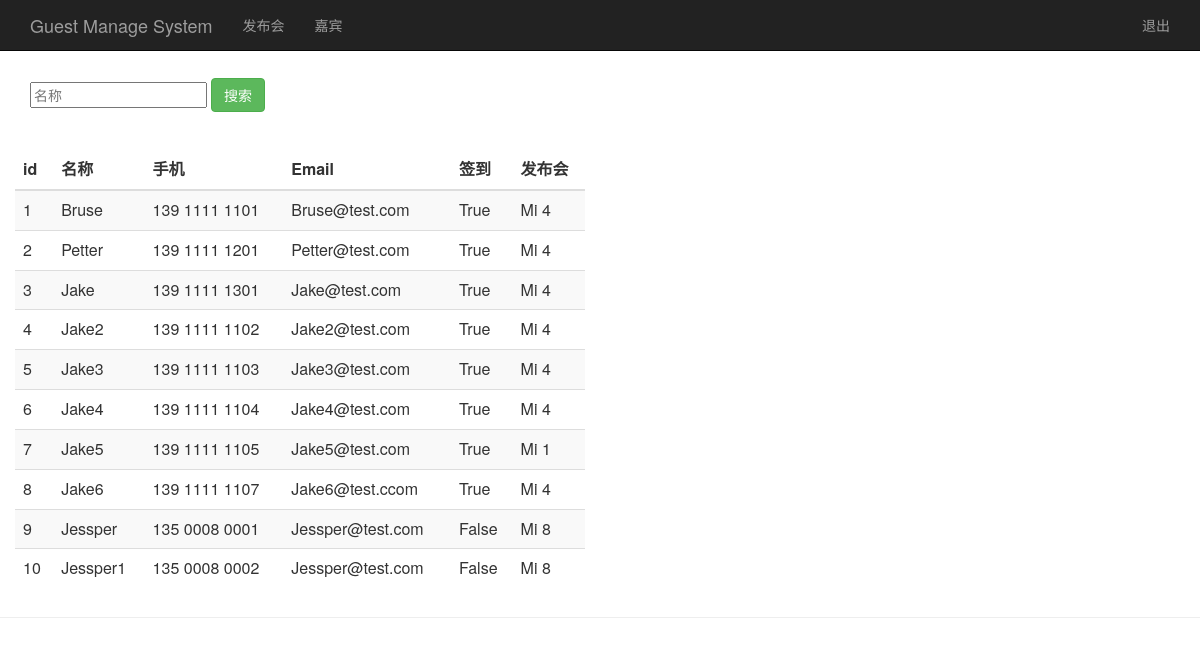
/guest_manage/ (signed in), run on an earlier commit of the app's database.
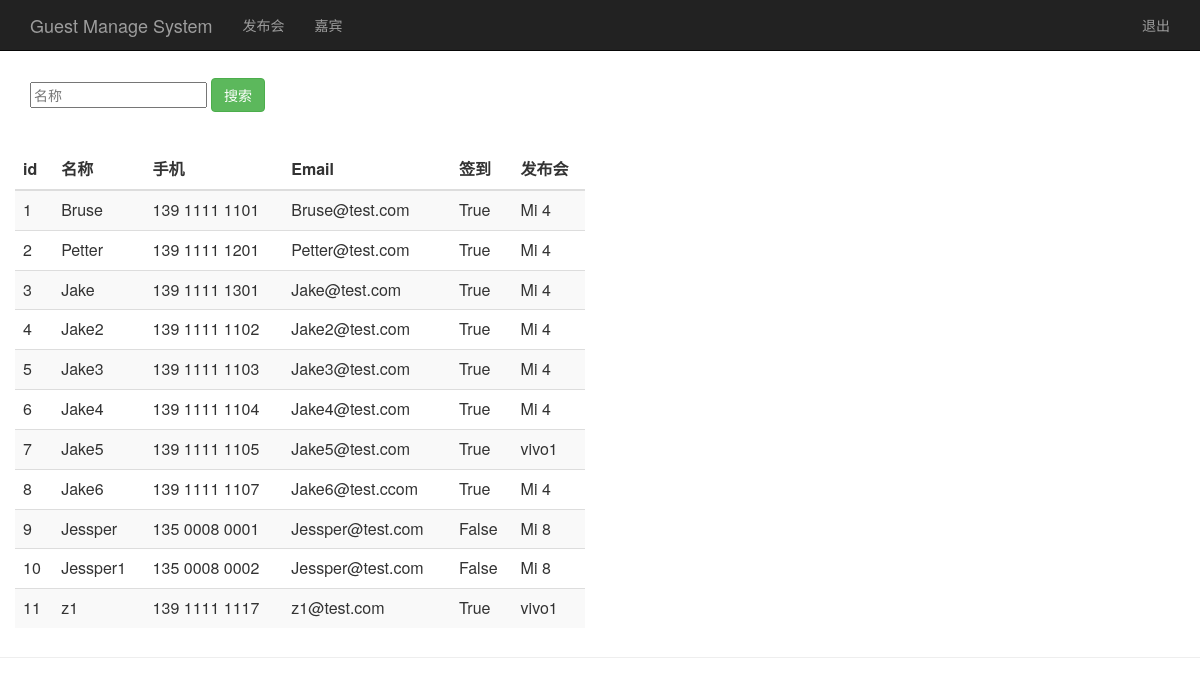
And on a later commit of the database.
### sign/models.py (models this page shows, shortened)
class Guest(models.Model):
	event=models.ForeignKey(Event)
	realname=models.CharField(max_length=100)
	phone=models.CharField(max_length=20)
	email=models.EmailField()
	sign=models.BooleanField()
	create_time=models.DateTimeField()
	class Meta:
		unique_together=('event','phone')

class Event(models.Model):
	name=models.CharField(max_length=100)
	address=models.CharField(max_length=100)
	lim=models.IntegerField()
	status=models.BooleanField()
	start_time=models.DateTimeField()
	create_time=models.DateTimeField()
	def __str__(self):
		return self.name

### sign/views.py (the view)
# urls.py: url(r'^guest_manage/$',views.guest_manage),
@login_required
def guest_manage(request):
	username=request.COOKIES.get('user','')
	guest_list=Guest.objects.all()
	return render(request,'guest_manage.html',{'user':username,'guests':guest_list})

### sign/templates/guest_manage.html (shortened to what this page needs)
<html lang="zh-CN">
 <head>
	{% load bootstrap3 %}
	{% bootstrap_css %}
 </head>
 <body>
	<nav class="navbar navbar-inverse navbar-fixed-top">
		<div class="container">
			<div class="navbar-header">
				<a class="navbar-brand" href="/event_manage/">Guest Manage System</a>
			</div>
			<div id="navbar" class="collapse navbar-collapse">
				<ul class="nav navbar-nav">
					<li><a href="/event_manage/">发布会</a></li>
					<li><a class="active" href="/guest_manage">嘉宾</a></li>
				</ul>
				<ul class="nav navbar-nav navbar-right">
					<li><a href="#">{{ user }}</a></li>
					<li><a href="/logout/">退出</a></li>
				</ul>
			</div>
		</div>
	</nav>
	<div class="page-header" style="padding-top: 30px;">
		<div id="navbar" class="navbar-collapse collapse">
			<form class="navbar-form" method="get" action="/search_realname/">
				<div class="form-group">
					<input type="text" name="realname" placeholder="名称">
				</div>
				<button class="btn btn-success" type="submit">搜索</button>
			</form>
	<div class="row" style="padding-top: 30px">
		<div class="col-md-6">
			<table class="table table-striped">
				<thead>
					<tr>
						<th>id</th><th>名称</th><th>手机</th><th>Email</th><th>签到</th><th>发布会</th>
					</tr>
				</thead>
				<tbody>
					{% for guest in guests %}
					<tr>
						<td>{{ guest.id }}</td>
						<td>{{ guest.realname }}</td>
						<td>{{ guest.phone }}</td>
						<td>{{ guest.email }}</td>
						<td>{{ guest.sign }}</td>
						<td>{{ guest.event }}</td>
					</tr>
					{% endfor %}
			</table>
		</div>
	</div>
 </body>
 </html>

What changed in the data, as far as the page shows it:
changed Guest "Jake5": event "Mi 1" → "vivo1"
added Guest: id "11", realname "z1", phone "139 1111 1117", email "z1@test.com", sign "True", event "vivo1"
